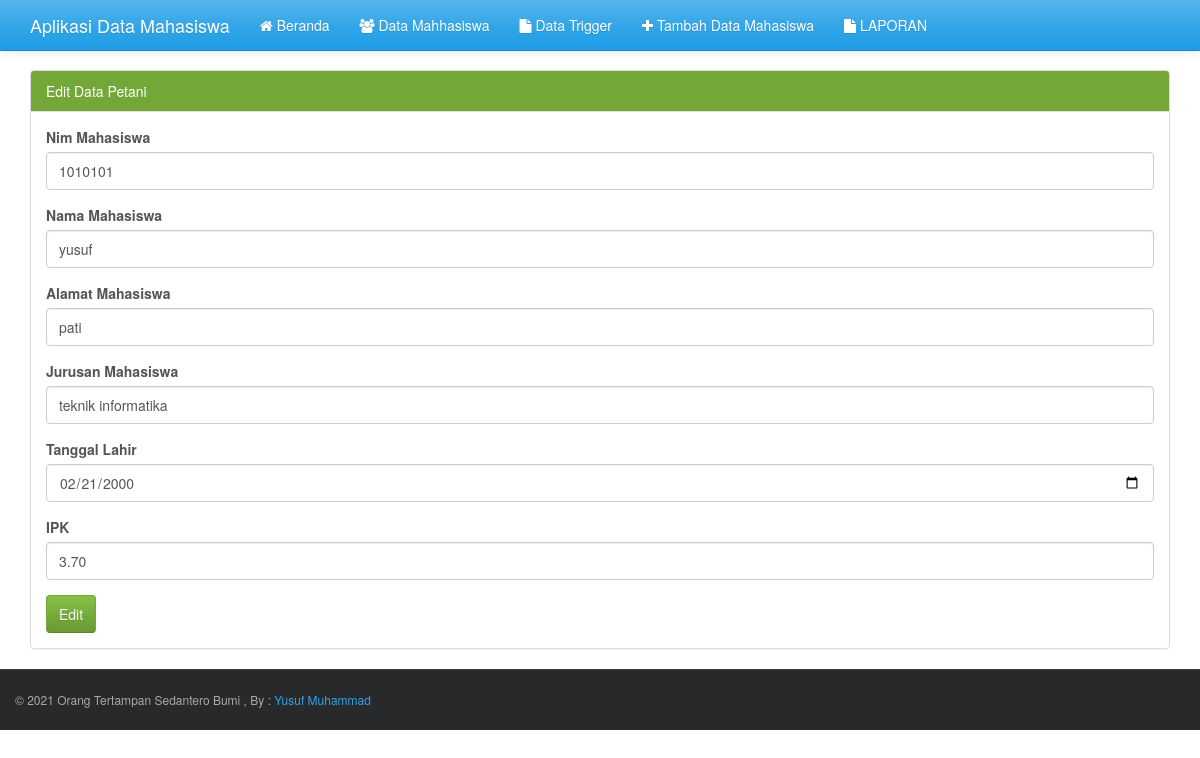
The page /project/edit_petani.php?nim=1010101 on the database its author committed.
### tables this page shows
CREATE TABLE `yusuf_311910617` (
  `nim` int(10) NOT NULL,
  `nama_mhs` varchar(30) DEFAULT NULL,
  `alamat_mhs` varchar(20) DEFAULT NULL,
  `jurusan_mhs` varchar(20) DEFAULT NULL,
  `tgl_lahir` date DEFAULT NULL,
  `IPK` char(10) DEFAULT NULL
);

### project/edit_petani.php (the view, shortened to what this page needs)
<?php
include("config.php");
?>
<!DOCTYPE html>
<html>
	<head>
		<?php include("include/css.php"); ?>
	</head>
	<body>
		<header>
			<?php include("include/header.php"); ?>
		</header>
		<div class='container' style='margin-top:70px'>
			<div class='row' style='min-height:520px'>
				<div class='col-md-12'>
					<?php
						$nim = $_GET['nim'];
						$sqlquery = "SELECT * FROM yusuf_311910617 WHERE nim='$nim'";
						$result = mysqli_query($koneksi, $sqlquery) or die (mysqli_connect_error());
						$row = mysqli_fetch_assoc($result);
						?>
					<div class='panel panel-success'>
						<div class='panel-heading'>Edit Data Petani</div>
						<div class='panel-body'>
							<form method='post' action='aksi_petani.php?act=update'>
								<div class='form-group'>
									<label>Nim Mahasiswa</label>
									<input type='text' class='form-control' name='nim' value="<?php echo $row["nim"]; ?>" required/>
								</div>
								<div class='form-group'>
									<label>Nama Mahasiswa</label>
									<input type='text' class='form-control' name='nama_mhs' value="<?php echo $row["nama_mhs"]; ?>" required/>
								</div>
						        <div class='form-group'>
									<label>Alamat Mahasiswa</label>
									<input type='text' class='form-control' name='alamat_mhs' value="<?php echo $row["alamat_mhs"]; ?>" required/>
								</div>
								<div class='form-group'>
									<label>Jurusan Mahasiswa</label>
									<input type='text' class='form-control' name='jurusan_mhs' value="<?php echo $row["jurusan_mhs"]; ?>" required/>
								</div>
								<div class='form-group'>
									<label>Tanggal Lahir</label>
									<input type='date' class='form-control' name='tgl_lahir' value="<?php echo $row["tgl_lahir"]; ?>" required/>
								</div>
								<div class='form-group'>
									<label>IPK</label>
									<input type='text' class='form-control' name='IPK' value="<?php echo $row["IPK"]; ?>" required/>
								</div>
								<button type='input' name='update' class='btn btn-success'>Edit</button>
							</form>
						</div>
					</div>
				</div>
			</div>
		</div>
		<?php include("include/footer.php"); ?>
	</body>
</html>

### rows shown on the page
yusuf_311910617: nim "1010101", nama_mhs "yusuf", alamat_mhs "pati", jurusan_mhs "teknik informatika", tgl_lahir "02/21/2000", IPK "3.70"
